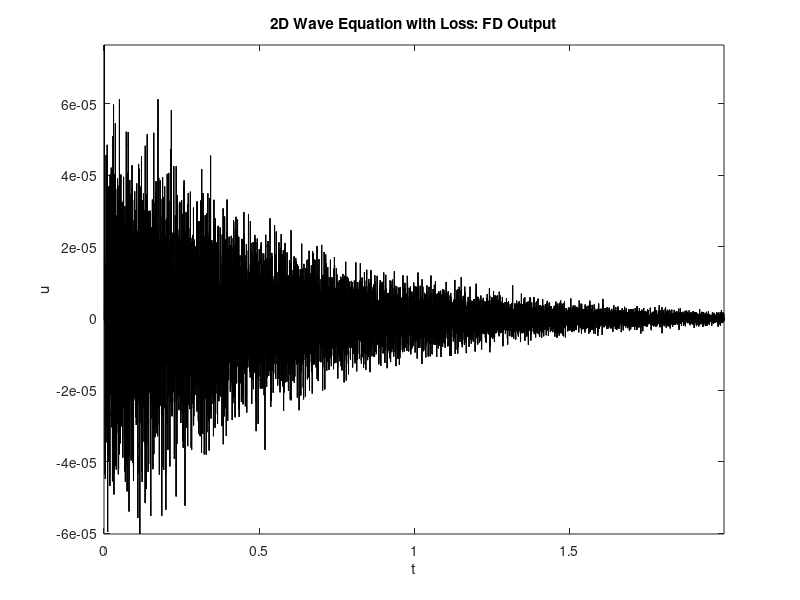

This chart was generated by the following MATLAB code:
% matlab script waveeq2dloss.m
% finite difference scheme for the 2D wave equation with loss 
% fixed boundary conditions
% raised cosine initial conditions
% bilinear interpolation

%%%%%% begin global parameters

SR = 16000;                         % sample rate(Hz)
gamma = 200;                        % wave speed (1/s)
T60 = 8;                            % loss [freq.(Hz), T60(s), freq.(Hz), T60(s)]
epsilon = 1.3;                      % domain aspect ratio
TF = 2;                             % duration of simulation(s)
ctr = [0.3 0.5]; wid = 0.15;        % center location/width of excitation
u0 = 0; v0 = 1;                     % maximum initial displacement/velocity
rp = [0.5 0.6];                     % position of readout([0-1,0-1])
lambda = 1/sqrt(2);                 % Courant number

%%%%%% end global parameters

% begin derived parameters

k = 1/SR;                           % time step
NF = floor(SR*TF);                  % duration of simulation (samples)
sig0 = 6*log(10)/T60;               % loss parameter

% stability condition/scheme parameters

h = gamma*k/lambda;                 % find grid spacing
Nx = floor(sqrt(epsilon)/h);        % number of x-subdivisions of spatial domain
Ny = floor(1/(sqrt(epsilon)*h));    % number of y-subdivisions of spatial domain
h = sqrt(epsilon)/Nx; lambda = gamma*k/h;                        % reset Courant number
s0 = (2-4*lambda^2)/(1+sig0*k); s1 = lambda^2/(1+sig0*k); t0 = -(1-sig0*k)/(1+sig0*k);

% readout interpolation parameters

rp_int = 1+floor([Nx Ny].*rp); rp_frac = 1+rp/h-rp_int;                   

% create 2D raised cosine

[X, Y] = meshgrid([0:Nx]*h, [0:Ny]*h); dist = sqrt((X-ctr(1)).^2+(Y-ctr(2)).^2);
ind = sign(max(-dist+wid/2,0)); rc = 0.5*ind'.*(1+cos(2*pi*dist'/wid));

% set initial conditions

u2 = u0*rc; u1 = (u0+k*v0)*rc; u = zeros(Nx+1,Ny+1); out = zeros(NF,2); 

%%%%%% start main loop

for n=3:NF
    u(2:Nx,2:Ny) = s1*(u1(3:Nx+1,2:Ny)+u1(1:Nx-1,2:Ny)+u1(2:Nx,3:Ny+1)+u1(2:Nx,1:Ny-1))...
        +s0*u1(2:Nx,2:Ny)+t0*u2(2:Nx,2:Ny);
    out(n,:) = (1-rp_frac(1))*(1-rp_frac(2))*u(rp_int(1),rp_int(2))+...
        (1-rp_frac(1))*rp_frac(2)*u(rp_int(1),rp_int(2)+1)+...
        rp_frac(1)*(1-rp_frac(2))*u(rp_int(1)+1,rp_int(2))+...
        rp_frac(1)*rp_frac(2)*u(rp_int(1)+1,rp_int(2)+1);
    u2 = u1; u1 = u;                                         
end

%%%%% end main loop

% plot output waveform

plot([0:NF-1]*k, out, 'k'); xlabel('t'); ylabel('u'); 
title('2D Wave Equation with Loss: FD Output'); axis tight

% play sound

soundsc(out,SR);                    
    
